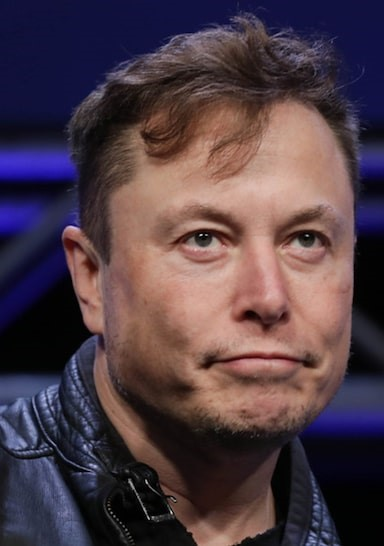
#> input picture dataset/test/1.jpg, 384 x 546 px, given as the content of the folder dataset/train, which was not available
$ python ProjectComputerVision.py
#> lines starting #> are read from the running program, lines starting #| are printed output that depends on the picture; after the words box and inside, x2 and y2 are one past the last pixel; in counts of white or black regions, pixels touching at a corner belong together; pictures that were not available may be replaced by others from this repository, and a replacement may not be noted
import os
import cv2
import numpy as np
from matplotlib import pyplot as plt

def get_path_list(root_path):
    '''
        To get a list of path directories from root path

        Parameters
        ----------
        root_path : str
            Location of root directory

        Returns
        -------
        list
            List containing the names of the sub-directories in the
            root directory
    '''
    names = os.listdir(root_path)
    return names

def get_class_id(root_path, train_names):
    '''
        To get a list of train images and a list of image classes id

        Parameters
        ----------
        root_path : str
            Location of images root directory
        train_names : list
            List containing the names of the train sub-directories
        Returns
        -------
        list
            List containing all image in the train directories
        list
            List containing all image classes id
    '''
#> called with root_path = 'dataset/train'
    image_list = []
    class_ids = []
    for id, person_name in enumerate(train_names):
        person_dir = root_path + "/" + person_name
        for person_img_sample in os.listdir(person_dir):
            img = cv2.imread(person_dir + "/" + person_img_sample)
#> img is the input picture: shape (546, 384, 3); mean B, G, R 69.7, 61, 78.9
            h, w, _ = img.shape
#> h = 546; w = 384
            ratio = 210 / w
#> ratio = 0.547
            new_h = h * ratio
#> new_h = 298.6
            img = cv2.resize(img, (210, int(new_h)))
#> img: shape (298, 210, 3)
            image_list.append(img)
            class_ids.append(id)
            # print(person_dir + "/" + person_img_sample, id)
    return image_list, class_ids


def detect_faces_and_filter(image_list, image_classes_list=None):
    '''
        To detect a face from given image list and filter it if the face on
        the given image is less than one

        Parameters
        ----------
        image_list : list
            List containing all loaded images
        image_classes_list : list, optional
            List containing all image classes id

        Returns
        -------
        list
            List containing all filtered and cropped face images in grayscale
        list
            List containing all filtered faces location saved in rectangle
        list
            List containing all filtered image classes id
    '''
    cropped_face_images = []
    face_locations = []
    image_class_ids = []
    if image_classes_list is None:
        image_classes_list = [-1] * len(image_list)

    face_cascade = cv2.CascadeClassifier('haarcascade_frontalface_default.xml')
    for img, id in zip(image_list, image_classes_list):
        img = cv2.cvtColor(img, cv2.COLOR_BGR2GRAY)
        faces = face_cascade.detectMultiScale(img, scaleFactor=1.2,
                                              minNeighbors=6)

        if len(faces) == 1:
            for (x, y, w, h) in faces:
                cropped_face = img[y:y + h, x:x + w]
                cropped_face_images.append(cropped_face)
                face_locations.append((x, y, w, h))
                image_class_ids.append(id)
        else:
            pass

    return cropped_face_images, face_locations, image_class_ids


def train(train_face_grays, image_classes_list):
    '''
        To create and train face recognizer object

        Parameters
        ----------
        train_face_grays : list
            List containing all filtered and cropped face images in grayscale
        image_classes_list : list
            List containing all filtered image classes id

        Returns
        -------
        object
            Recognizer object after being trained with cropped face images
    '''
    recognizer = cv2.face.LBPHFaceRecognizer_create()
    recognizer.train(train_face_grays, np.array(image_classes_list))

    return recognizer

def get_test_images_data(test_root_path):
    '''
        To load a list of test images from given path list

        Parameters
        ----------
        test_root_path : str
            Location of images root directory

        Returns
        -------
        list
            List containing all loaded gray test images
    '''
    test_imgs = []

    for img_loc in os.listdir(test_root_path):
        img = cv2.imread(test_root_path + "/" + img_loc)
        h, w, _ = img.shape
        ratio = 510 / w
        new_h = h * ratio
        img = cv2.resize(img, (510, int(new_h)))
        test_imgs.append(img)

    return test_imgs

def predict(recognizer, test_faces_gray):
    '''
        To predict the test image with the recognizer

        Parameters
        ----------
        recognizer : object
            Recognizer object after being trained with cropped face images
        train_face_grays : list
            List containing all filtered and cropped face images in grayscale

        Returns
        -------
        list
            List containing all prediction results from given test faces
    '''
    results = []
    for face in test_faces_gray:
        class_id, c = recognizer.predict(face)
        results.append(class_id)
        # print(class_id, c)

    return results

def get_wanted_status(prediction_result, train_names, wanted_names):
    '''
        To generate a list of wanted status (wanted or safe) from prediction results

        Parameters
        ----------
        prediction_result : list
            List containing all wanted results from given test faces
        test_image_list : list
            List containing all loaded test images
        wanted_names : list
            List containing all wanted names

        Returns
        -------
        list
            List containing all verification status from prediction results
    '''
    verification_statuses = []
    for i, pred in enumerate(prediction_result):
        name = train_names[pred]
        if name in wanted_names:
            verification_statuses.append([name, 0])
        else:
            verification_statuses.append([name, 1])

    return verification_statuses

def draw_prediction_results(predict_results, test_image_list, test_faces_rects, train_names):
    '''
        To draw prediction results on the given test images and acceptance status

        Parameters
        ----------
        predict_results : list
            List containing all prediction results from given test faces
        test_image_list : list
            List containing all loaded test images
        test_faces_rects : list
            List containing all filtered faces location saved in rectangle
        train_names : list
            List containing the names of the train sub-directories

        Returns
        -------
        list
            List containing all test images after being drawn with
            final result
    '''
    drawn_imgs = []
    font = cv2.FONT_HERSHEY_SIMPLEX

    for ver, img, (x, y, w, h) in zip(predict_results, test_image_list, test_faces_rects):
        if ver[1] == 0:
            img = cv2.rectangle(img, (x, y), (x + w, y + h), (0, 0, 255), 4)
            img = cv2.putText(img, ver[0], (x, y - 20), font, 1.2, (0, 0, 255), 3, cv2.LINE_AA)
            img = cv2.putText(img, "Wanted", (x, y + h + 50), font, 1.5, (0, 0, 255), 3, cv2.LINE_AA)
        else:
            img = cv2.rectangle(img, (x, y), (x + w, y + h), (0, 255, 0), 4)
            img = cv2.putText(img, ver[0], (x, y - 20), font, 1.2, (0, 255, 0), 3, cv2.LINE_AA)
            img = cv2.putText(img, "Safe", (x, y + h + 50), font, 1.5, (0, 255, 0), 3, cv2.LINE_AA)

        img = cv2.resize(img, (250, 330))
        drawn_imgs.append([img, ver[1]])

    return drawn_imgs


def combine_and_show_result(image_list):
    '''
        To show the final image that already combine into one image

        Parameters
        ----------
        image_list : nparray
            Array containing image data
    '''
    verified_imgs = []
    unverified_imgs = []
    white_img = np.zeros([250, 330, 3], dtype=np.uint8)
    white_img.fill(255)
    for img, ver in image_list:

        if ver == 1:
            verified_imgs.append(img)
        else:
            unverified_imgs.append(img)

    if len(verified_imgs) > len(unverified_imgs):
        while not len(verified_imgs) == len(unverified_imgs):
            unverified_imgs.append(white_img)
    elif len(verified_imgs) < len(unverified_imgs):
        while not len(verified_imgs) == len(unverified_imgs):
            verified_imgs.append(white_img)

    row2 = cv2.hconcat(verified_imgs)
    row1 = cv2.hconcat(unverified_imgs)

    result = cv2.vconcat([row1, row2])

    cv2.imshow("Results", result)
    cv2.waitKey(0)
    cv2.destroyAllWindows()


'''
You may modify the code below if it's marked between

-------------------
Modifiable
-------------------

and

-------------------
End of modifiable
-------------------
'''
if __name__ == "__main__":

    '''
        Please modify train_root_path value according to the location of
        your data train root directory

        -------------------
        Modifiable
        -------------------
    '''
    train_root_path = "dataset/train"

    '''
        -------------------
        End of modifiable
        -------------------
    '''

    train_names = get_path_list(train_root_path)
    train_image_list, image_classes_list = get_class_id(train_root_path, train_names)
#> train_image_list = 1 item; image_classes_list = [0]
    train_face_grays, _, filtered_classes_list = detect_faces_and_filter(train_image_list, image_classes_list)
#> the loop in detect_faces_and_filter, `for img, id in zip(image_list, image_classes_list):` made 1 pass
#> (id, faces) on pass 1: (0, [[82, 82, 124, 124]])
#> pass 1, in detect_faces_and_filter, `img = cv2.cvtColor(img, cv2.COLOR_BGR2GRAY)`:
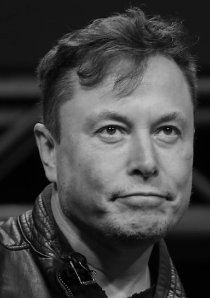
#> img: shape (298, 210); min 0, max 196, mean 67.2
#> after the loop in detect_faces_and_filter, `for img, id in zip(image_list, image_classes_list):`: cropped_face_images = 1 item; face_locations = [(82, 82, 124, 124)]; image_class_ids = [0]
#> train_face_grays = 1 item; filtered_classes_list = [0]
    recognizer = train(train_face_grays, filtered_classes_list)

    '''
        Please modify train_root_path value according to the location of
        your data train root directory

        -------------------
        Modifiable
        -------------------
    '''
    test_root_path = "dataset/test"
    wanted_names = ['Jackie Chan', 'Cho Yi-Hyun', 'Kim Se-jeong']

    '''
        -------------------
        End of modifiable
        -------------------
    '''

    test_image_list = get_test_images_data(test_root_path)
    test_faces_gray, test_faces_rects, _ = detect_faces_and_filter(test_image_list)
#> the loop in detect_faces_and_filter (call 2), `for img, id in zip(image_list, image_classes_list):` made 4 passes
#> pass 3, in detect_faces_and_filter (call 2), `img = cv2.cvtColor(img, cv2.COLOR_BGR2GRAY)`:
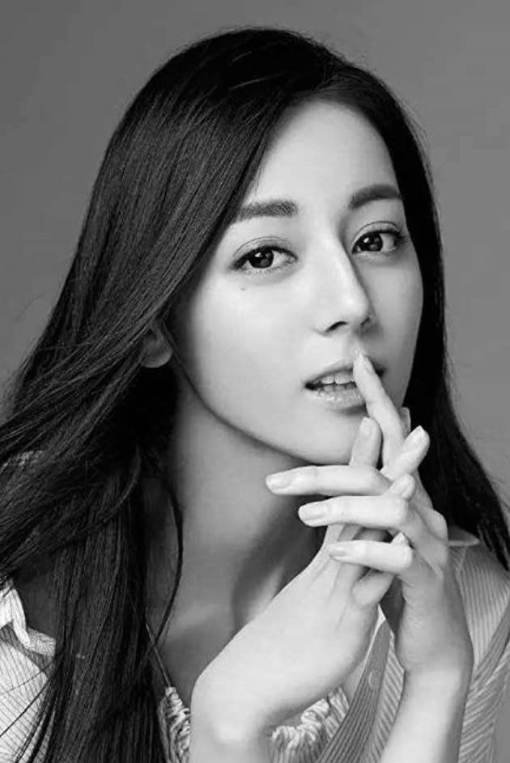
#> img: shape (763, 510); min 0, max 253, mean 106.2
    predict_results = predict(recognizer, test_faces_gray)
    verification_statuses = get_wanted_status(predict_results, train_names, wanted_names)
    predicted_test_image_list = draw_prediction_results(verification_statuses, test_image_list, test_faces_rects, train_names)
#> the loop in draw_prediction_results, `for ver, img, (x, y, w, h) in zip(predict_results, test_image_list, te..` made 4 passes
#> pass 1, in draw_prediction_results, `img = cv2.rectangle(img, (x, y), (x + w, y + h), (0, 255, 0), 4)`:
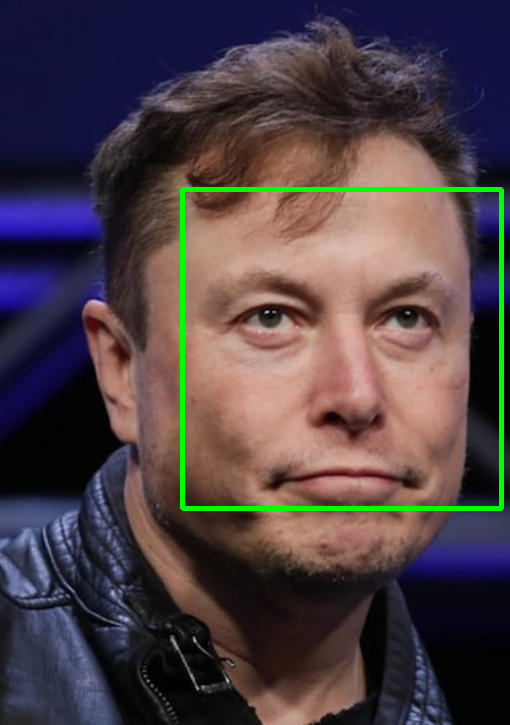
#> img: shape (725, 510, 3); mean B, G, R 68.4, 64, 77.1
#> pass 1, in draw_prediction_results, `img = cv2.putText(img, ver[0], (x, y - 20), font, 1.2, (0, 255, 0), 3,..`:
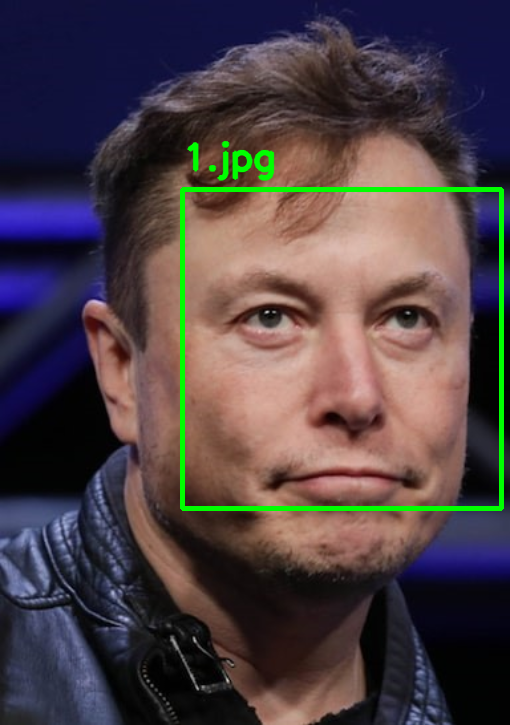
#> img: shape (725, 510, 3); 0.41% of pixels changed, all inside (x1, y1, x2, y2) = (186, 141, 275, 181)
#> pass 1, in draw_prediction_results, `img = cv2.putText(img, "Safe", (x, y + h + 50), font, 1.5, (0, 255, 0)..`:
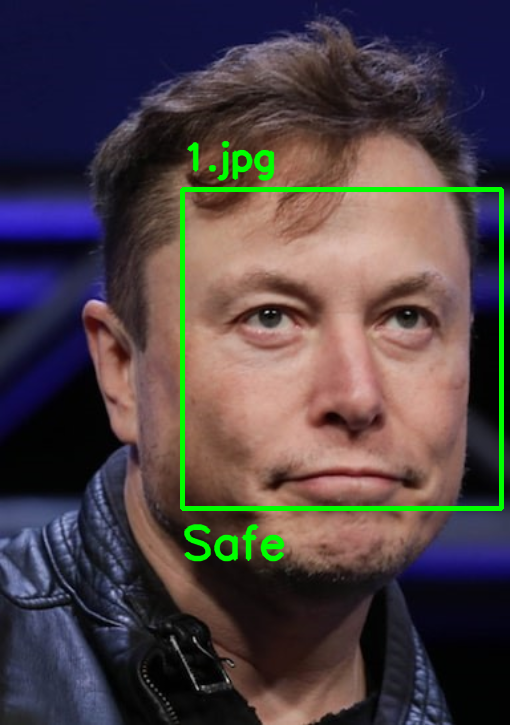
#> img: shape (725, 510, 3); 0.5% of pixels changed, all inside (x1, y1, x2, y2) = (184, 523, 285, 562)
#> pass 1, in draw_prediction_results, `img = cv2.resize(img, (250, 330))`:
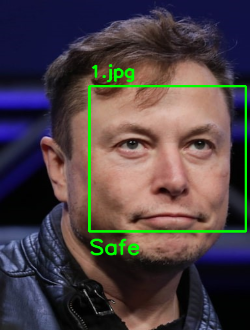
#> img: shape (330, 250, 3); mean B, G, R 68, 65.5, 76.3

    combine_and_show_result(predicted_test_image_list)
#> in combine_and_show_result, `row2 = cv2.hconcat(verified_imgs)`:
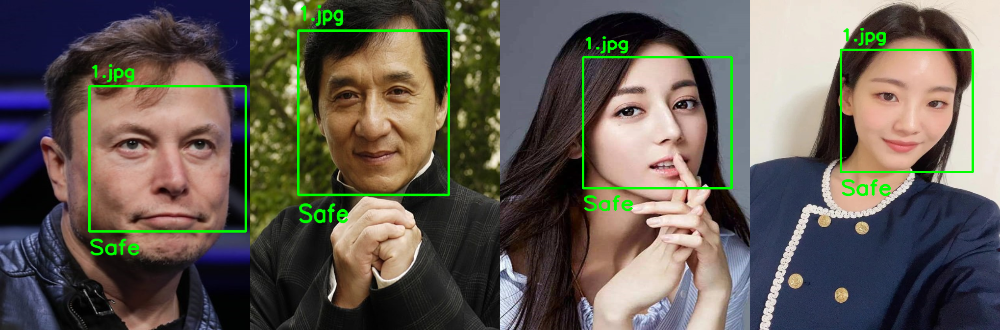
#> row2: shape (330, 1000, 3); mean of channels 0, 1, 2 83.3, 92.5, 98.7; drawn as B, G, R
#> in combine_and_show_result, `row1 = cv2.hconcat(unverified_imgs)`: row1: shape (250, 1320, 3); every value is 255
#> (the run stopped early here; a loop or call above may not have finished)
